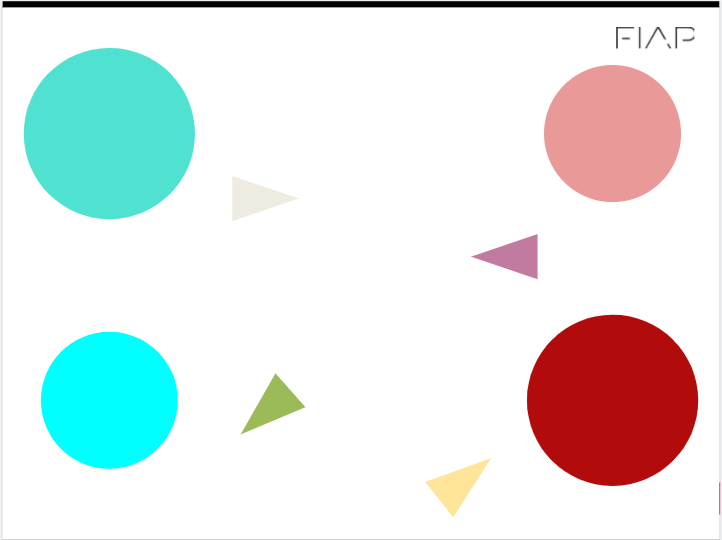
#> input picture circulo.PNG, 722 x 540 px, found by its file name
$ jupyter execute 'Checkpoint 1.ipynb'
#> lines starting #> are read from the running program, lines starting #| are printed output that depends on the picture; after the words box and inside, x2 and y2 are one past the last pixel; in counts of white or black regions, pixels touching at a corner belong together
# CHECKPOINT 1 - PROFESSOR ARNALDO JR

## Exercício 1

[cell 1]
#Dando imports necessários

import os
import cv2
import matplotlib.pyplot as plt
import numpy as np

[cell 2]
#Puxando imagem círculo PNG e Aplicando Filtro RGB na imagem

img =cv2.imread('circulo.png')
#> img is the input picture: shape (540, 722, 3); mean B, G, R 229.2, 230.8, 225.6

img2 = cv2.medianBlur(img, 1)

img_final = cv2.cvtColor(img, cv2.COLOR_BGR2RGB)

img3 = cv2.cvtColor(img2, cv2.COLOR_BGR2GRAY)
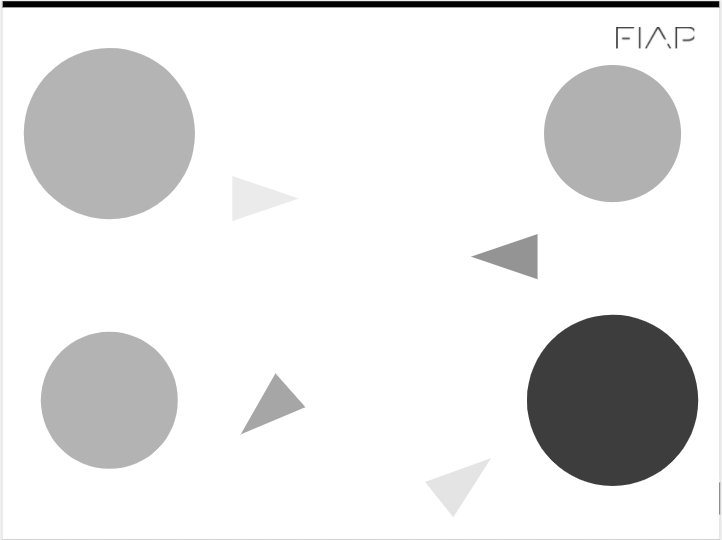
#> img3: shape (540, 722); min 0, max 255, mean 229.1

circulo = cv2.HoughCircles(img3, cv2.HOUGH_GRADIENT,1,20,param1=1, param2=20,minRadius=80, maxRadius=90)
#> circulo = [[612.5, 399.5, 85.2], [109.5, 132.5, 85.6]]

imgcirculo = np.uint16(np.around(circulo))
#> imgcirculo = [[612, 400, 85], [110, 132, 86]]

for x in imgcirculo[0,:]:
    cv2.circle(img_final, (x[0],x[1]),x[2], (15,15,15),5)
#> this loop made 2 passes
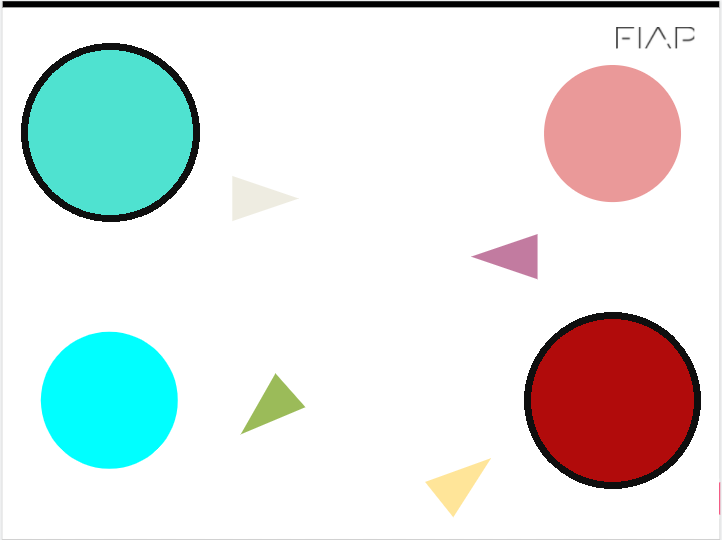
#> img_final: shape (540, 722, 3); mean R, G, B 222.2, 227.6, 226.1

plt.axis('off')

plt.imshow(img_final)

[cell 3]
#ETAPA 2

tamanho = 15
cor = (15, 15, 15)

imagem_hsv = cv2.cvtColor(img_final, cv2.COLOR_RGB2HSV)
#> imagem_hsv: shape (540, 722, 3); mean H, S, V 10, 36.2, 240

hsv_minimo_circulo_1 = np.array([0, 232, 142])#minimo hsv do circulo vermelho

hsv_maximo_circulo_1 = np.array([0, 255, 255])#maximo hsv do circulo vermelho

hsv_minimo_circulo_2 = np.array([86, 163, 204]) #minimo hsv do circulo azul

hsv_maximo_circulo_2 = np.array([86, 255, 255]) #maximo hsv do circulo azul

mask_circulo_vermelho = (cv2.inRange(imagem_hsv,
                                     hsv_minimo_circulo_1,
                                     hsv_maximo_circulo_1))
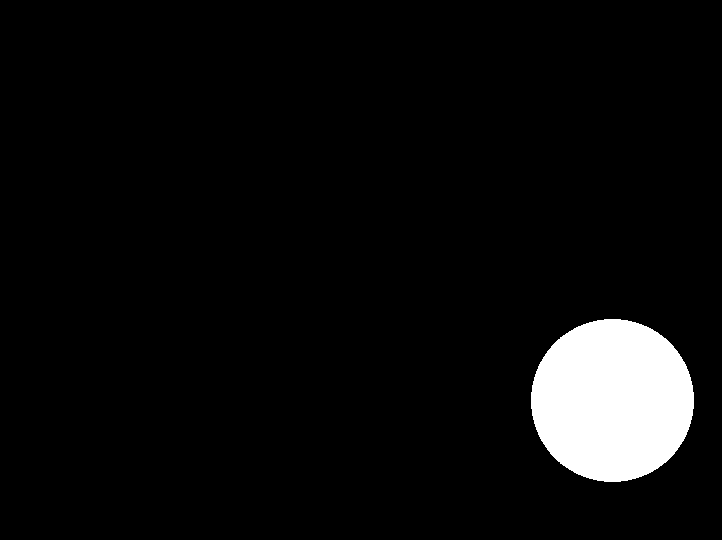
#> mask_circulo_vermelho: shape (540, 722); 5.4% white; 1 white region, box (x1, y1, x2, y2) and area: (531, 319, 694, 482) 20877

mask_circulo_azul = (cv2.inRange(imagem_hsv,
                                 hsv_minimo_circulo_2,
                                 hsv_maximo_circulo_2))
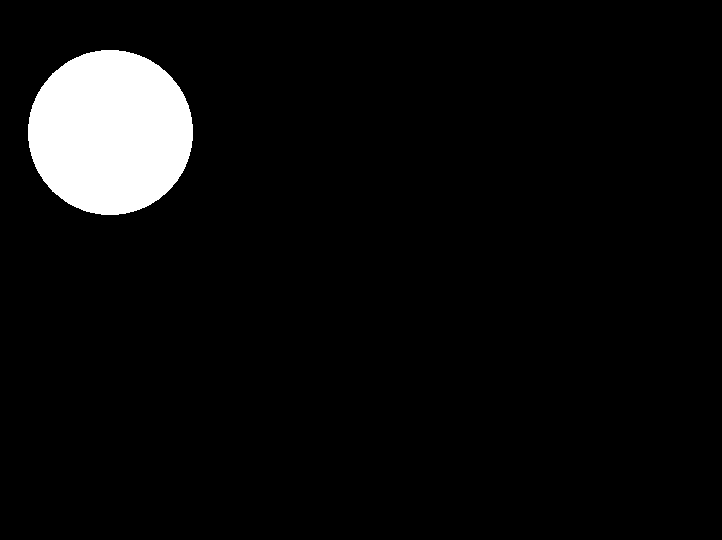
#> mask_circulo_azul: shape (540, 722); 5.5% white; 1 white region, box (x1, y1, x2, y2) and area: (28, 50, 193, 215) 21361

imagemfinal = cv2.bitwise_or(mask_circulo_vermelho, mask_circulo_azul) #Aplicando as duas masks na mesma imagem
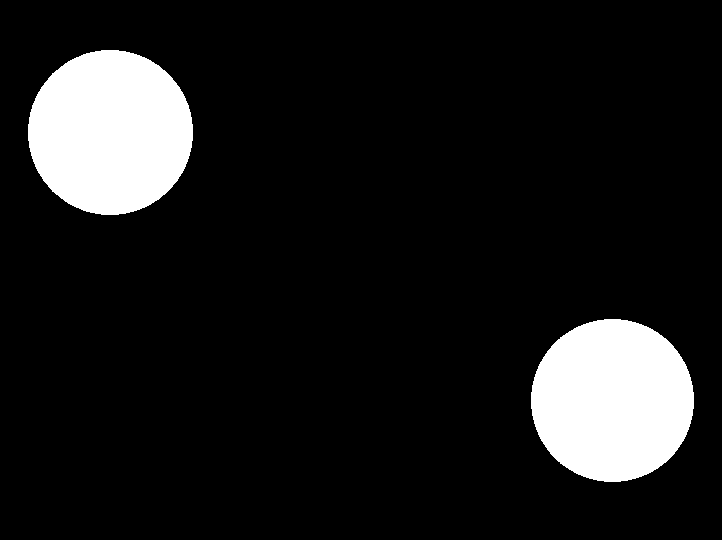
#> imagemfinal: shape (540, 722); 10.8% white; 2 white regions, box (x1, y1, x2, y2) and area: (28, 50, 193, 215) 21361, (531, 319, 694, 482) 20877

plt.imshow(imagemfinal, cmap='Greys_r', vmin=0, vmax=255)

[cell 4]
final_rgb = cv2.cvtColor(imagemfinal, cv2.COLOR_GRAY2RGB)
#> final_rgb: shape (540, 722, 3); 10.8% white; 2 white regions

contornos, _ = cv2.findContours(imagemfinal, cv2.RETR_TREE, cv2.CHAIN_APPROX_SIMPLE)
#> contornos = 2 contours; box (x1, y1, x2, y2) and area: (28, 50, 193, 215) 21127, (531, 319, 694, 482) 20645

mascara_rgb = cv2.cvtColor(imagemfinal, cv2.COLOR_GRAY2RGB)

contornos_imagem =  mascara_rgb.copy()

cv2.drawContours(contornos_imagem, contornos, -1, [0,255,0], 5);

contorno1 = contornos[0] #Valores do Contorno 1
#> contorno1 = contour of 238 points, box (x1, y1, x2, y2) (531, 319, 694, 482), area 20645

M = cv2.moments(contorno1)
#> M = moments, m00 20645, centre m10/m00, m01/m00 = (612, 400)

area = int(M['m00'])
#> area = 20645
coord_x = int(M['m10']/M['m00'])
#> coord_x = 612
coord_y = int(M['m01']/M['m00'])
#> coord_y = 400


tamanho = 20
cor = (0,255,0)

cv2.line(contornos_imagem,(coord_x - tamanho,coord_y),(coord_x + tamanho,coord_y),cor,5)
cv2.line(contornos_imagem,(coord_x,coord_y - tamanho),(coord_x, coord_y + tamanho),cor,5)

contorno2 = contornos[1] #Valores do Contorno 2
#> contorno2 = contour of 238 points, box (x1, y1, x2, y2) (28, 50, 193, 215), area 21127

M2 = cv2.moments(contorno2)
#> M2 = moments, m00 21127, centre m10/m00, m01/m00 = (110, 132)

area2 = int(M2['m00'])
#> area2 = 21127
coord_x_2 = int(M2['m10']/M2['m00'])
#> coord_x_2 = 109
coord_y_2 = int(M2['m01']/M2['m00'])
#> coord_y_2 = 131

cv2.line(contornos_imagem,(coord_x_2 - tamanho,coord_y_2),(coord_x_2 + tamanho,coord_y_2),cor,5)
cv2.line(contornos_imagem,(coord_x_2,coord_y_2 - tamanho),(coord_x_2, coord_y_2 + tamanho),cor,5)
cv2.line(contornos_imagem, (coord_x, coord_y), (coord_x_2, coord_y_2), (255,0,0), 5)

raio1 = int(np.sqrt(area / np.pi) / 2)
#> raio1 = 40
raio2 = int(np.sqrt(area2 / np.pi) / 2)
#> raio2 = 41

area_final_1 = (np.pi*raio1**2)
#> area_final_1 = 5026.5
area_final_2 = (np.pi*raio2**2)
#> area_final_2 = 5281

angulo = np.rad2deg(np.arctan2(coord_y_2 - coord_y, coord_x_2 - coord_x))
#> angulo = -151.9

cv2.putText(contornos_imagem, f"Centro de Massa do Circulo 1: {coord_x_2, coord_y_2}", (20, 480), cv2.FONT_HERSHEY_SIMPLEX, 0.7, (255, 0, 0), 2)
cv2.putText(contornos_imagem, f"Centro de Massa do Circulo 2: {coord_x, coord_y}", (20, 520), cv2.FONT_HERSHEY_SIMPLEX, 0.7, (255, 0, 0), 2)
cv2.putText(contornos_imagem, f"Area 1: {area_final_1}", (20, 400), cv2.FONT_HERSHEY_SIMPLEX, 0.65, (255, 0, 0), 2)
cv2.putText(contornos_imagem, f"Area 2: {area_final_2}", (20, 440), cv2.FONT_HERSHEY_SIMPLEX, 0.65, (255, 0, 0), 2)
cv2.putText(contornos_imagem, f"Angulo da Reta: {angulo}", (450, 100), cv2.FONT_HERSHEY_SIMPLEX, 0.65, (255, 0, 0), 2)
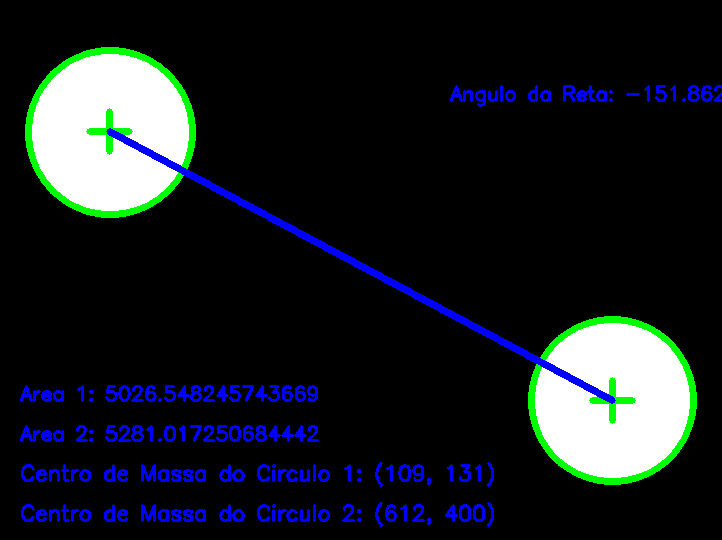
#> contornos_imagem: shape (540, 722, 3); mean B, G, R 34, 28.8, 23.7

plt.imshow(contornos_imagem)
